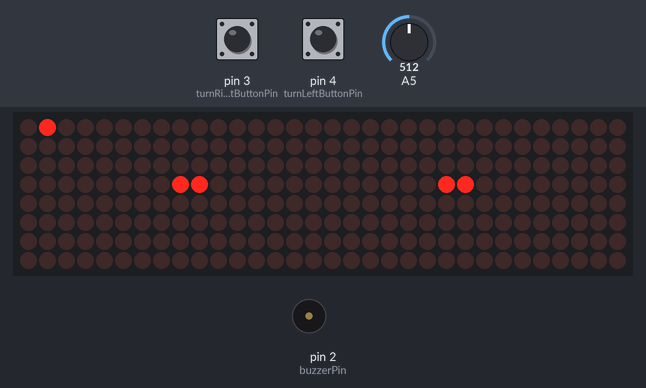
Bench run of a sketch on a simulated Arduino Uno, built with avr-gcc and run on an emulated ATmega328P. Shown: 32×8 LED matrix, buzzer (waves = sounding). The test bench sets the inputs (shaded band); at power-on: A5 = 512, pin 3 (turnRightButtonPin) LOW, pin 4 (turnLeftButtonPin) LOW. Random numbers use the default seed unless the sketch sets one.

Above: at 1.2 s.
1.3 s: A5 set to 122
At 2.37 s:
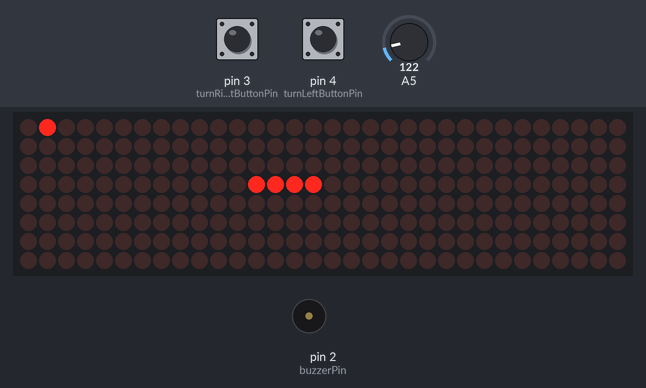
3.4 s: pin 3 (turnRightButtonPin) pulled HIGH for 0.15 s
At 3.69 s:
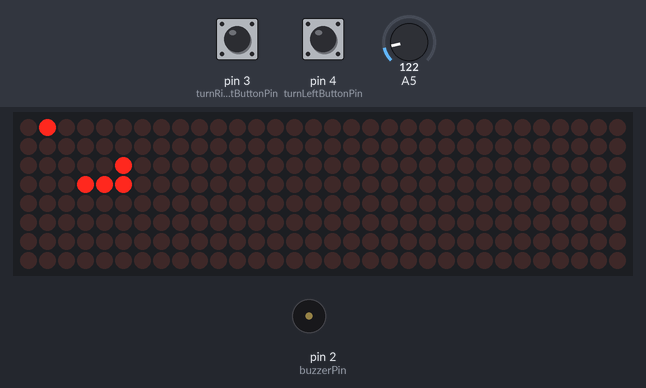
4.1 s: pin 4 (turnLeftButtonPin) pulled HIGH for 0.15 s
At 4.45 s:
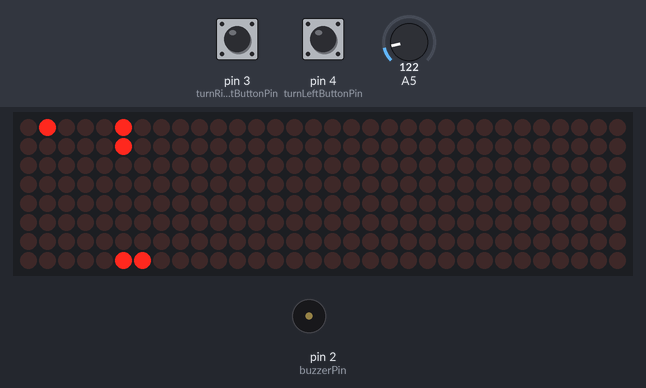
4.8 s: pin 3 (turnRightButtonPin) pulled HIGH for 1 s
At 5.96 s:
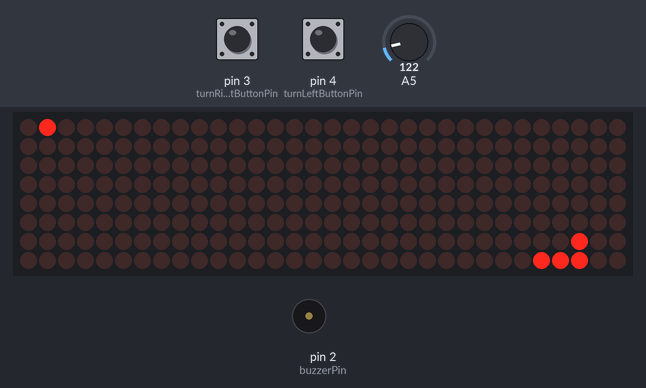
6.4 s: pin 4 (turnLeftButtonPin) pulled HIGH for 1 s
At 7.66 s:
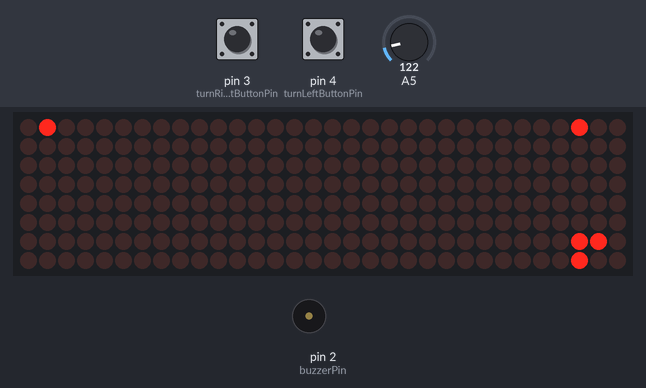
8.0 s: pin 3 (turnRightButtonPin) pulled HIGH for 3.2 s
At 11.43 s:
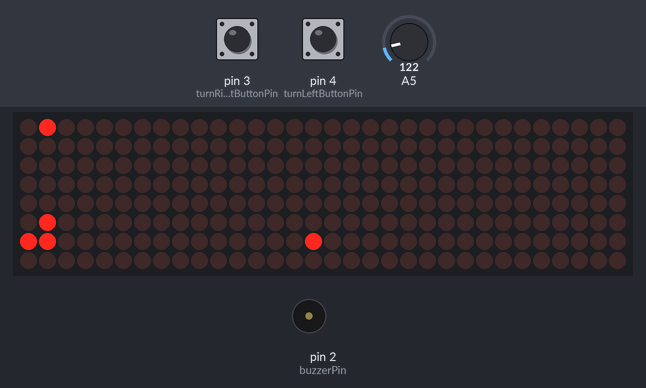
Timing chart, 0 to 14.5 s (numbered marks = the images above; inputs shaded):
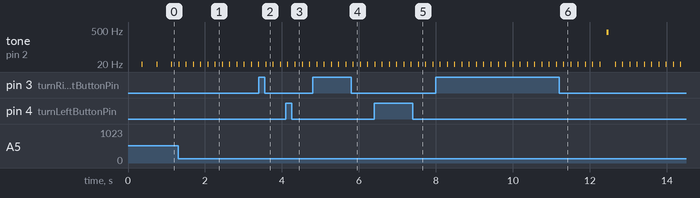

The sketch:

MAX72XX.ino
```cpp
#include <MD_Parola.h>
#include <MD_MAX72xx.h>
#include <SPI.h>
#include <Time.h>

#define HARDWARE_TYPE MD_MAX72XX::PAROLA_HW
#define MAX_DEVICES 4
#define DATA_PIN 11
#define CLK_PIN 13
#define CS_PIN 10
#define ROWS 8
#define COLS 32
#define MAX_FOOD 1

MD_MAX72XX mx = MD_MAX72XX(HARDWARE_TYPE, CS_PIN, MAX_DEVICES);

struct Point {
  byte x, y;
};

byte leftButtonState = 0;
byte rightButtonState = 0;
byte turnLeftButtonPin = 4;
byte turnRightButtonPin = 3;
byte buzzerPin = 2;
byte resetPin = 8;

Point food;
Point arr[ROWS][COLS];
Point snake[ROWS * COLS + 1];
int snakeLength;
int gameTick;
enum directions {
  UP,
  RIGHT,
  DOWN,
  LEFT
};
directions currentDir;

int randomNumber(int low, int high) {
    return(rand()%(high - low + 1) + low);
}

bool isInSnake() {
  for(int i = 0; i < snakeLength; ++i) {
    if(food.x == snake[i].x && food.y == snake[i].y) {
      return true;
    }
  }
  return false;
}

void createFood() {
  int newX{0};
  int newY{0};
  do{
    newX = random(0, ROWS - 1);
    newY = random(0, COLS - 1);
    food.x = newX;
    food.y = newY;
  }while(isInSnake());
}

void mapping() {
  int x;
  for (int i = 0; i < ROWS; i++) {
    x = 0;
    for (int j = 7; j >= 0; j--) {
      arr[i][x].x = i;
      arr[i][x++].y = j;
    }
  }

  for (int i = 0; i < ROWS; i++) {
    x = 8;
    for (int j = 15; j >= 8; j--) {
      arr[i][x].x = i;
      arr[i][x++].y = j;
    }
  }

  for (int i = 0; i < ROWS; i++) {
    x = 16;
    for (int j = 23; j >= 16; j--) {
      arr[i][x].x = i;
      arr[i][x++].y = j;
    }
  }

  for (int i = 0; i < ROWS; i++) {
    x = 24;
    for (int j = 31; j >= 24; j--) {
      arr[i][x].x = i;
      arr[i][x++].y = j;
    }
  }
}

void insertInSnake(int x, int y) {
  for (int i = snakeLength; i > 0; --i) {
    snake[i] = snake[i - 1];
  }
  snake[0].x = x;
  snake[0].y = y;
  ++snakeLength;
}

void move(bool turnLeft, bool turnRight) {
  switch (currentDir) {
    case UP:
      {
        if (turnLeft && !turnRight) {
          currentDir = LEFT;
          for (int i = snakeLength - 1; i > 0; --i) {
            snake[i] = snake[i - 1];
          }
          if(snake[0].y - 1 < 0) {
            snake[0].y = COLS - 1;
          } else {
            snake[0].y--;
          }
        } else if (!turnLeft && turnRight) {
          currentDir = RIGHT;
          for (int i = snakeLength - 1; i > 0; --i) {
            snake[i] = snake[i - 1];
          }
          if(snake[0].y + 1 >= COLS) {
            snake[0].y = 0;
          } else {
            snake[0].y++;
          }
        } else {
          for (int i = snakeLength - 1; i > 0; --i) {
            snake[i] = snake[i - 1];
          }
          if(snake[0].x + 1 >= ROWS) {
            snake[0].x = 0;
          } else {
            snake[0].x++;
          }
        }
        break;
      }
    case RIGHT:
      {
        if (turnLeft && !turnRight) {
          currentDir = UP;
          for (int i = snakeLength - 1; i > 0; --i) {
            snake[i] = snake[i - 1];
          }
          if(snake[0].x + 1 >= ROWS) {
            snake[0].x = 0;
          } else {
            snake[0].x++;
          }
        } else if (!turnLeft && turnRight) {
          currentDir = DOWN;
          for (int i = snakeLength - 1; i > 0; --i) {
            snake[i] = snake[i - 1];
          }
          if(snake[0].x - 1 < 0) {
            snake[0].x = ROWS - 1;
          } else {
            snake[0].x--;
          }
        } else {
          for (int i = snakeLength - 1; i > 0; --i) {
            snake[i] = snake[i - 1];
          }
          if(snake[0].y + 1 >= COLS) {
            snake[0].y = 0;
          } else {
            snake[0].y++;
          }
        }
        break;
      }
    case DOWN:
      {
        if (turnLeft && !turnRight) {
          currentDir = RIGHT;
          for (int i = snakeLength - 1; i > 0; --i) {
            snake[i] = snake[i - 1];
          }
          if(snake[0].y + 1 >= COLS) {
            snake[0].y = 0;
          } else {
            snake[0].y++;
          }
        } else if (!turnLeft && turnRight) {
          currentDir = LEFT;
          for (int i = snakeLength - 1; i > 0; --i) {
            snake[i] = snake[i - 1];
          }
          if(snake[0].y - 1 < 0) {
            snake[0].y = COLS - 1;
          } else {
            snake[0].y--;
          }
        } else {
          for (int i = snakeLength - 1; i > 0; --i) {
            snake[i] = snake[i - 1];
          }
          if(snake[0].x - 1 < 0) {
            snake[0].x = ROWS - 1;
          } else {
            snake[0].x--;
          }
        }
        break;
      }
    case LEFT:
      {
        if (turnLeft && !turnRight) {
          currentDir = DOWN;
          for (int i = snakeLength - 1; i > 0; --i) {
            snake[i] = snake[i - 1];
          }
          if(snake[0].x - 1 < 0) {
            snake[0].x = ROWS - 1;
          } else {
            snake[0].x--;
          }
        } else if (!turnLeft && turnRight) {
          currentDir = UP;
          for (int i = snakeLength - 1; i > 0; --i) {
            snake[i] = snake[i - 1];
          }
          if(snake[0].x + 1 >= ROWS) {
            snake[0].x = 0;
          } else {
            snake[0].x++;
          }
        } else {
          for (int i = snakeLength - 1; i > 0; --i) {
            snake[i] = snake[i - 1];
          }
          if(snake[0].y - 1 < 0) {
            snake[0].y = COLS - 1;
          } else {
            snake[0].y--;
          }
        }
        break;
      }
  }
}

void setup() {
  digitalWrite(resetPin, HIGH);
  Serial.begin(9600); //for debugging
  gameTick = 500; //default value
  pinMode(turnLeftButtonPin, INPUT);
  pinMode(turnRightButtonPin, INPUT);
  pinMode(buzzerPin, OUTPUT);
  pinMode(resetPin, OUTPUT);
  snakeLength = 0;
  currentDir = RIGHT;
  mx.begin();
  mapping();
  mx.clear();
  snake[0].x = 3;
  snake[0].y = 11;
  ++snakeLength;
  insertInSnake(3, 12);
  insertInSnake(3, 13);
  insertInSnake(3, 14);
  createFood();
}

void checkDeath() {
  for(int i=1; i<snakeLength; i++){
    if(snake[0].x==snake[i].x && snake[0].y==snake[i].y){
      tone(buzzerPin, 90);
      delay(200);
      noTone(buzzerPin);
      digitalWrite(resetPin, LOW);
    }
  }
}

void loop() {
  gameTick = analogRead(A5) / 2 + 100;
  //int random = randomNumber(1, 809);
  //int buttonValue = analogRead(A4);
  //Serial.println(gameTick);
  //Serial.println(buttonValue);
  //Serial.println(random);
  //delay(50);
  //tone(buzzerPin, 90);
  leftButtonState = digitalRead(turnLeftButtonPin);
  rightButtonState = digitalRead(turnRightButtonPin);
  static byte isPressed = 0;

  static int i = 0;
  static int j = 0;
  static unsigned long timer{ 0 };

  if(leftButtonState != LOW && rightButtonState == LOW) {
    isPressed = 1;
  }

  if(rightButtonState != LOW && leftButtonState == LOW) {
    isPressed = 2;
  }

  if(leftButtonState != LOW && rightButtonState != LOW) {
    isPressed = 0;
  }

  if (millis() - timer > gameTick) { //code inside this structure will run once every gameTick(milliseconds value)
        Point lastTailPosition;
        lastTailPosition.x = snake[snakeLength-1].x;

        lastTailPosition.y = snake[snakeLength-1].y;

        if(isInSnake()){ //checks whether food touched snake or not
        tone(buzzerPin, 400);
        delay(50);
        noTone(buzzerPin);
        snake[snakeLength].x = lastTailPosition.x;
        snake[snakeLength].y = lastTailPosition.y;
        snakeLength++;
        createFood();
      } else {
          tone(buzzerPin, 10);
          delay(25);
          noTone(buzzerPin);
      }
        if(isPressed==0 || leftButtonState !=LOW || rightButtonState !=LOW) {
          move(false, false);
        }
        else{
          if(leftButtonState == LOW && rightButtonState == LOW && isPressed == 1) {
            move(true, false);
          }

          if(leftButtonState == LOW && rightButtonState == LOW && isPressed == 2) {
            move(false, true);
          }
      }

      mx.clear();


      for (int i = 0; i < snakeLength; ++i) {
        mx.setPoint(arr[snake[i].x][snake[i].y].x, arr[snake[i].x][snake[i].y].y, true);
      }
      mx.setPoint(arr[food.x][food.y].x, arr[food.x][food.y].y, true);
      checkDeath();
      timer = millis();
      isPressed = 0;
    }
}
```

Measured:
- by itself, tone on pin 2 (buzzerPin): plays 10 Hz for 0.03 s, 10 Hz for 0.03 s, 10 Hz for 0.03 s, 10 Hz for 0.03 s, 10 Hz for 0.03 s, 10 Hz for 0.03 s … (34 notes in this stretch)
